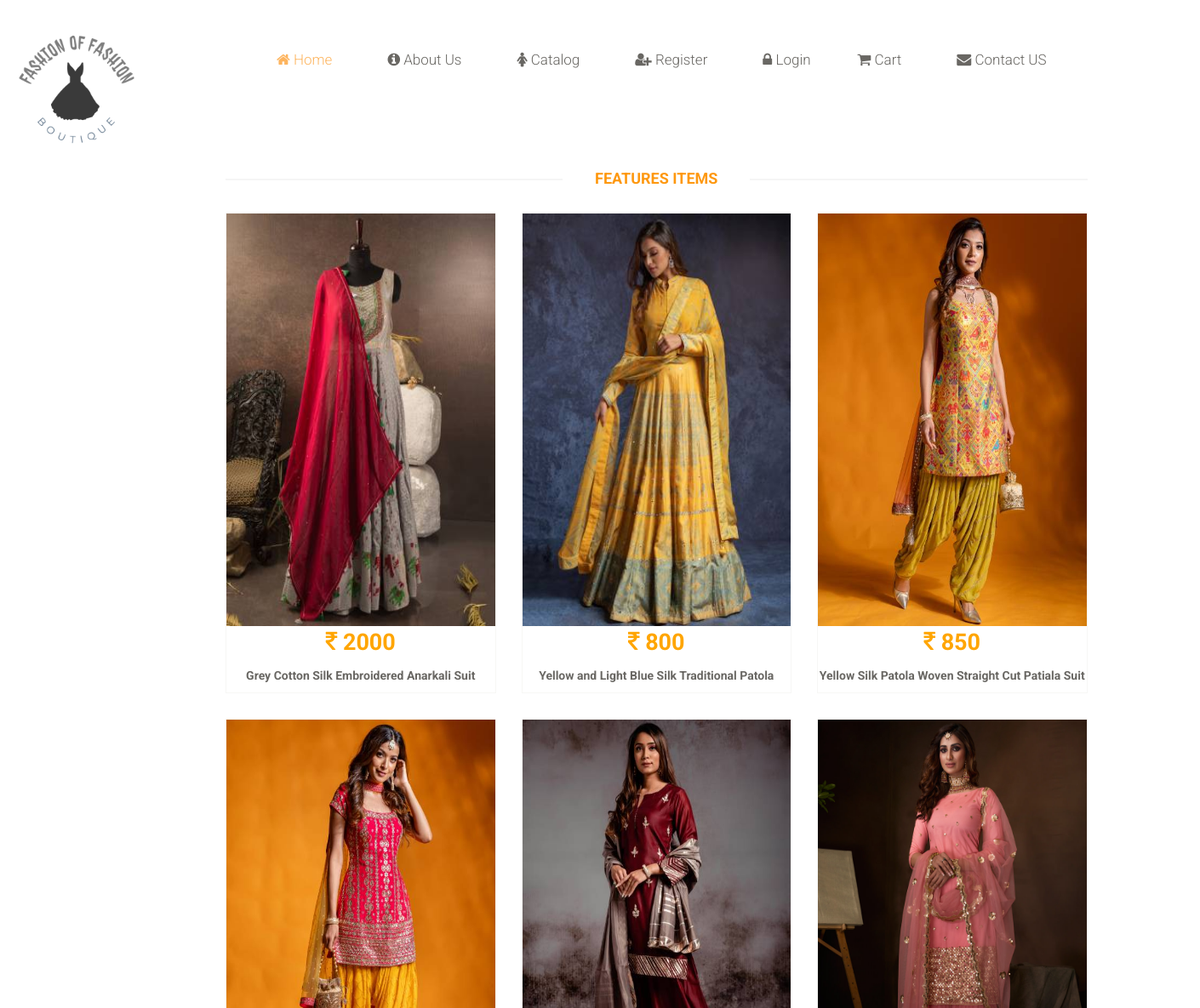
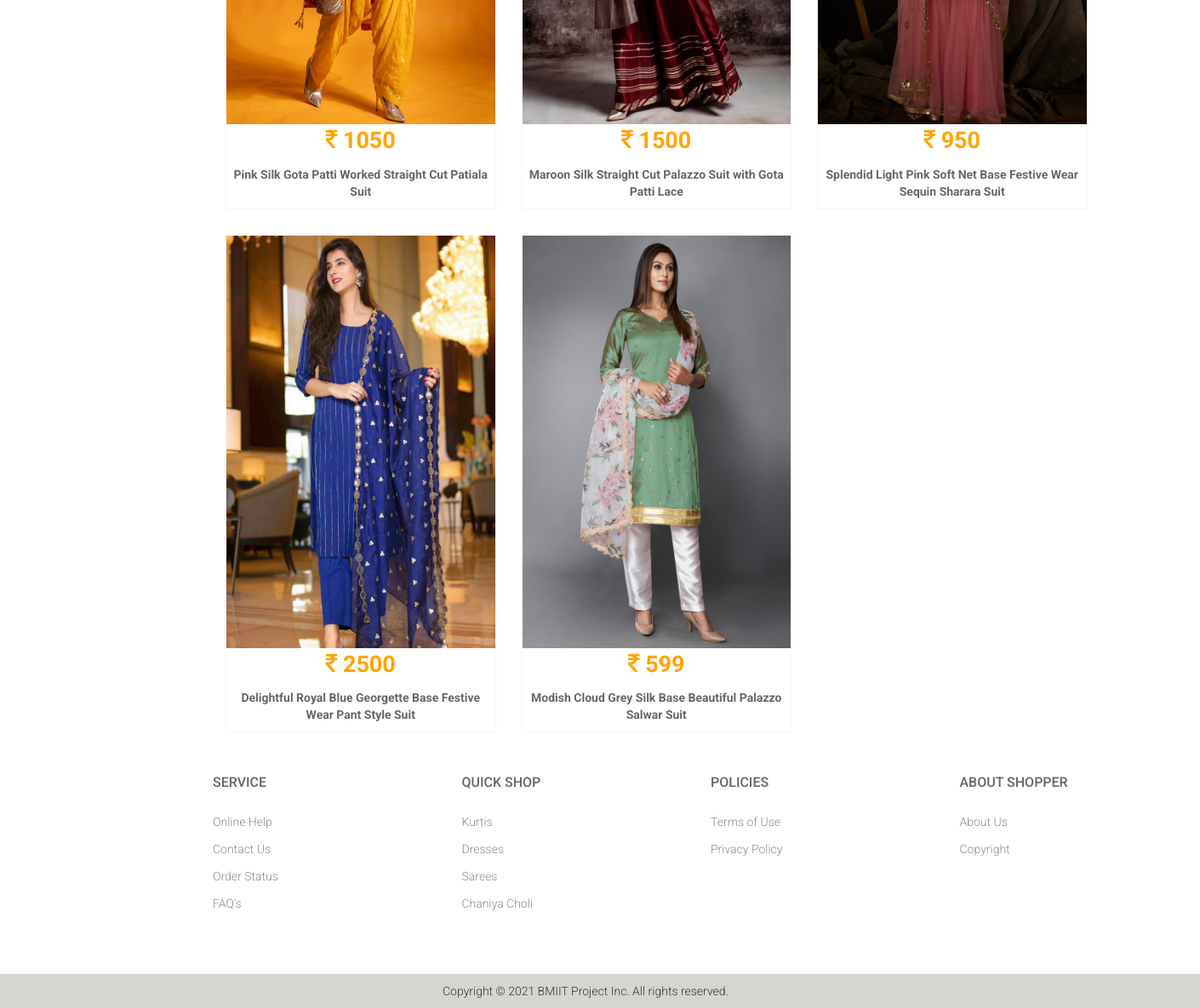
Screenshot of /OBMS/Boutique/salwarSuit.php with the database file from the repository (2 pictures, top to bottom).
### tables this page shows
CREATE TABLE `tblproduct` (
  `id` int(11) NOT NULL,
  `PCategoryid` int(11) NOT NULL,
  `Fabricid` int(11) NOT NULL,
  `Colorid` int(11) NOT NULL,
  `Size` varchar(50) NOT NULL,
  `Price` int(11) NOT NULL,
  `Quantity` int(11) NOT NULL,
  `Occasionid` int(11) NOT NULL,
  `Description` varchar(255) NOT NULL,
  `status` varchar(50) NOT NULL,
  `DateTime` datetime NOT NULL
);

CREATE TABLE `tblproductimage` (
  `id` int(11) NOT NULL,
  `FrontImage` varchar(300) NOT NULL,
  `BackImage` varchar(300) NOT NULL,
  `LeftImage` varchar(300) NOT NULL,
  `RightImage` varchar(300) NOT NULL,
  `Productid` int(11) NOT NULL
);

### OBMS/Boutique/salwarSuit.php (the view, shortened to what this page needs)
<?php
    include './connection.php';
?>
<?php
    if(isset( $_SESSION["login_username"]))
        {
            $username=$_SESSION["login_username"];
            $sql="select id from tblcustomer where emailid='$username'";
            $res= mysqli_query($con, $sql);
            while($row = mysqli_fetch_row($res))
            {
                $c_id=$row[0];
                include './welcomeheader.php';
            }
        }
 else {include './header.php';}
    ob_start();?>
<!DOCTYPE html>
<html>
    <head>
    <link href="css/bootstrap.min.css" rel="stylesheet">
    <link href="css/main.css" rel="stylesheet">
    <link rel="stylesheet" href="https://cdnjs.cloudflare.com/ajax/libs/font-awesome/4.7.0/css/font-awesome.min.css">
</head>
    <body>
        <br>
        <br>
            <div class="col-sm-2">
            </div>
        <div class="col-sm-9 padding-right">
            <div class="features_items" style="margin-top: 50px">
                    <h2 class="title text-center">Features Items</h2>
                                    <?php
                                        $sql="select c.id, p.id,p.Price,p.Description from tblproduct p , tblpcategory c where c.cat_name='SalwarSuits' and p.PCategoryid=c.id " ;
                                        $sqlres= mysqli_query($con, $sql) or die("Query error : " . mysqli_error($con));
                                        $res=array();
                                        while ($row = mysqli_fetch_assoc($sqlres))
                                        {
                                            $res[]=$row;
                                        }
                                        foreach ($res as $list)
                                        {
                                            $id=$list['id'];
                                            $price=$list['Price'];
                                            $des=$list['Description'];
                                            $img = "SELECT FrontImage FROM tblproductimage where Productid='$id'";
                                            $imgres = $con->query($img);
                                            $row = mysqli_fetch_array($imgres);
                                            $image = $row['FrontImage'];
                                            $image_src = "uploadFrontImage/".$image;
                                     ?>
                                        <div class="col-sm-4">
                                            <div class="product-image-wrapper">
                                                <div class="single-products">
                                                    <div class="productinfo text-center">
                                                        <a href="ccDesc.php?id=<?php echo $id;?>">
                                                            <img  src="<?php echo $image_src?>" alt="product image" width="390px" height="485px" />
                                                        </a>
                                                        <p style="color: orange;font-size: 27px;"> <b> <i class="fa fa-inr"></i>  <?php echo $price;?> </b> </p>
                                                        <p> <b> <?php echo $des;?> </b> </p>
                                                    </div>
                                                </div>
                                           </div>
                                       </div>
                                    <?php
                                        }
                                        ?>
                    </div>
                </div>
    </body>
</html>
<?php include './footer.php';?>

### OBMS/Boutique/css/main.css (style rules this page uses)
body { font-family: 'Roboto', sans-serif; position: relative; font-weight:400px; }
a { -webkit-transition: 300ms; -moz-transition: 300ms; -o-transition: 300ms; transition: 300ms; }
h1, h2, h3, h4, h5, h6 { font-family: 'Roboto', sans-serif; }
.left-sidebar h2:after, h2.title:after { content: " "; position: absolute; border: 1px solid #f5f5f5; bottom:8px; left: 0; width: 100%; height: 0; z-index: -2; }
h2.title:before { content: " "; position: absolute; background: #fff; bottom: -6px; width: 220px; height: 30px; z-index: -1; left: 50%; margin-left: -110px; }
.padding-right { padding-right: 0; }
.features_items { overflow:hidden; }
h2.title { color: #FE980F; font-family: 'Roboto', sans-serif; font-size: 18px; font-weight: 700; margin: 0 15px; text-transform: uppercase; margin-bottom: 30px; position: relative; }
.product-image-wrapper { border:1px solid #F7F7F5; overflow: hidden; margin-bottom:30px; }
.single-products { position: relative; }
.productinfo p { font-family: 'Roboto', sans-serif; font-size: 14px; font-weight: 400; color: #696763; }
.productinfo img { width: 100%; }
.productinfo { position:relative; }

### rows the page displays
tblproduct: tblproductimage.FrontImage (picture), Price "2000", Description "Grey Cotton Silk Embroidered Anarkali Suit"
tblproduct: tblproductimage.FrontImage (picture), Price "800", Description "Yellow and Light Blue Silk Traditional Patola"
tblproduct: tblproductimage.FrontImage (picture), Price "850", Description "Yellow Silk Patola Woven Straight Cut Patiala Suit"
tblproduct: tblproductimage.FrontImage (picture), Price "1050", Description "Pink Silk Gota Patti Worked Straight Cut Patiala Suit"
tblproduct: tblproductimage.FrontImage (picture), Price "1500", Description "Maroon Silk Straight Cut Palazzo Suit with Gota Patti Lace"
tblproduct: tblproductimage.FrontImage (picture), Price "950", Description "Splendid Light Pink Soft Net Base Festive Wear Sequin Sharara Suit"
tblproduct: tblproductimage.FrontImage (picture), Price "2500", Description "Delightful Royal Blue Georgette Base Festive Wear Pant Style Suit"
tblproduct: tblproductimage.FrontImage (picture), Price "599", Description "Modish Cloud Grey Silk Base Beautiful Palazzo Salwar Suit"
